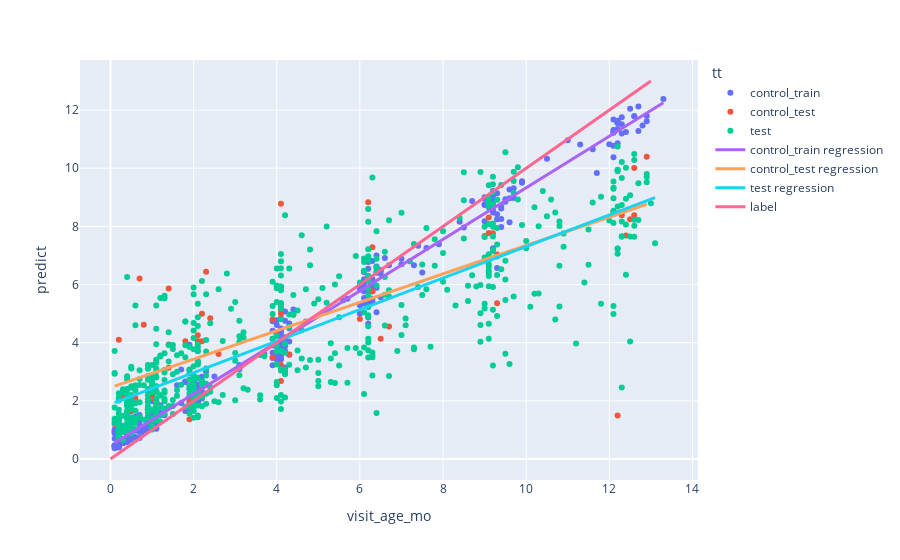

Notebook code cell kept with this figure:
### Markdown cell above
**Plotting the regressions results**
<br></br>
We will draw the regression results. Below in the x-axis we have the sample `visit_age_mo`, and in the y-axis we have the model `predict` 

<br></br>
On top of the points there are regrssion lines, splitted to different test\train categories. 
Click on a label from the legend to clear from the plot

### Code cell
regression_model=  RandomForestRegressor(**best_regress_params)

data = get_tt_data(merge_df,train_ratio=0.85)
X = data[0].iloc[:,:meta_idx].values
y = data[0].visit_age_mo
regression_model.fit(X,y)

merged_training_df = pd.concat(data)
predict = regression_model.predict(merged_training_df.iloc[:,:meta_idx].values)
label = merged_training_df.visit_age_mo
loss = abs(predict-label)
loss_arr = abs(predict-label)
# succ = np.count_nonzero(loss_arr < err_margin) / len(loss)
merged_training_df = merged_training_df.assign(predict=predict, label=label, loss=loss_arr)

merged_training_df.loc[pd.isna(merged_training_df.symptoms),'symptoms']='unknown'
fig = px.scatter(merged_training_df,x='visit_age_mo',y='predict',color='tt',custom_data=['symptoms','sampleID'])
fig.update_traces(
    hovertemplate="<br>".join([
        "predict %{y}, label: %{x}",
        "sampleID: %{customdata[1]}",
        "symptom: %{customdata[0]}"
    ])
)
draw_regresssion(merged_training_df,merged_training_df.tt == 'control_train',fig,'control_train regression')
draw_regresssion(merged_training_df,merged_training_df.tt == 'control_test',fig,'control_test regression')
draw_regresssion(merged_training_df,merged_training_df.tt == 'test',fig,'test regression')
draw_xy_line(fig)

### Figure 1 — Plotly figure (JSON) as saved in the notebook; plotly's stock layout.template omitted (floating-point values rounded to 4 significant figures; data arrays with more than 128 entries replaced by an {"elided": "..."} marker saying what was removed)
{"data": [{"customdata": {"elided": "352x2 str values"}, "hovertemplate": "predict %{y}, label: %{x}<br>sampleID: %{customdata[1]}<br>symptom: %{customdata[0]}", "legendgroup": "control_train", "marker": {"color": "#636efa", "symbol": "circle"}, "mode": "markers", "name": "control_train", "orientation": "v", "showlegend": true, "type": "scatter", "x": {"elided": "352 float values"}, "xaxis": "x", "y": {"elided": "352 float values"}, "yaxis": "y"}, {"customdata": {"elided": "70x2 str values"}, "hovertemplate": "predict %{y}, label: %{x}<br>sampleID: %{customdata[1]}<br>symptom: %{customdata[0]}", "legendgroup": "control_test", "marker": {"color": "#EF553B", "symbol": "circle"}, "mode": "markers", "name": "control_test", "orientation": "v", "showlegend": true, "type": "scatter", "x": [1.1, 1.8, 4.1, 6.3, 12.2, 0.2, 0.4, 1.1, 2.2, 4, 9.3, 12.1, 0.7, 1.4, 2.1, 4.1, 0.1, 0.4, 1.1, 2.6, 4.3, 9.2, 0.2, 1.1, 1.9, 4.1, 9.1, 12.6, 0.5, 1, 2.1, 3.9, 0.2, 1.4, 2.2, 4.1, 6.7, 12.9, 0.5, 1, 2.2, 3.9, 6, 12.4, 0.8, 1.9, 6.5, 9.3, 12.5, 0.6, 1, 2.1, 4.1, 6.3, 9, 1.4, 2.4, 4, 12.6, 0.2, 2.3, 4.1, 6.2, 9.1, 0.3, 4.4, 1.1, 4.1, 6.2, 12.3], "xaxis": "x", "y": [2.335, 4.045, 3.229, 7.279, 1.496, 1.017, 1.008, 1.91, 2.491, 4.272, 7.029, 8.491, 6.209, 5.862, 4.255, 8.78, 1.202, 1.471, 1.982, 3.613, 3.584, 7.761, 4.103, 1.537, 1.366, 2.683, 7.769, 8.379, 2.124, 2.146, 3.272, 3.492, 1.227, 3.139, 4.049, 5.001, 4.56, 10.39, 1.643, 2.511, 4.999, 4.798, 4.811, 7.684, 4.618, 2.033, 4.135, 5.354, 8.246, 2.096, 2.086, 4.049, 5.129, 5.766, 7.671, 3.939, 4.837, 5.953, 10.01, 1.419, 6.442, 4.851, 8.834, 8.304, 2.105, 4.963, 2.084, 5.921, 6.255, 8.382], "yaxis": "y"}, {"customdata": {"elided": "566x2 str values"}, "hovertemplate": "predict %{y}, label: %{x}<br>sampleID: %{customdata[1]}<br>symptom: %{customdata[0]}", "legendgroup": "test", "marker": {"color": "#00cc96", "symbol": "circle"}, "mode": "markers", "name": "test", "orientation": "v", "showlegend": true, "type": "scatter", "x": {"elided": "566 float values"}, "xaxis": "x", "y": {"elided": "566 float values"}, "yaxis": "y"}, {"line": {"width": 3}, "mode": "lines", "name": "control_train regression", "type": "scatter", "x": {"elided": "352 float values"}, "y": {"elided": "352 float values"}}, {"line": {"width": 3}, "mode": "lines", "name": "control_test regression", "type": "scatter", "x": [1.1, 1.8, 4.1, 6.3, 12.2, 0.2, 0.4, 1.1, 2.2, 4, 9.3, 12.1, 0.7, 1.4, 2.1, 4.1, 0.1, 0.4, 1.1, 2.6, 4.3, 9.2, 0.2, 1.1, 1.9, 4.1, 9.1, 12.6, 0.5, 1, 2.1, 3.9, 0.2, 1.4, 2.2, 4.1, 6.7, 12.9, 0.5, 1, 2.2, 3.9, 6, 12.4, 0.8, 1.9, 6.5, 9.3, 12.5, 0.6, 1, 2.1, 4.1, 6.3, 9, 1.4, 2.4, 4, 12.6, 0.2, 2.3, 4.1, 6.2, 9.1, 0.3, 4.4, 1.1, 4.1, 6.2, 12.3], "y": [2.996, 3.338, 4.461, 5.536, 8.419, 2.556, 2.654, 2.996, 3.533, 4.413, 7.002, 8.37, 2.8, 3.142, 3.484, 4.461, 2.507, 2.654, 2.996, 3.728, 4.559, 6.953, 2.556, 2.996, 3.386, 4.461, 6.904, 8.615, 2.702, 2.947, 3.484, 4.364, 2.556, 3.142, 3.533, 4.461, 5.732, 8.761, 2.702, 2.947, 3.533, 4.364, 5.39, 8.517, 2.849, 3.386, 5.634, 7.002, 8.566, 2.751, 2.947, 3.484, 4.461, 5.536, 6.856, 3.142, 3.631, 4.413, 8.615, 2.556, 3.582, 4.461, 5.487, 6.904, 2.605, 4.608, 2.996, 4.461, 5.487, 8.468]}, {"line": {"width": 3}, "mode": "lines", "name": "test regression", "type": "scatter", "x": {"elided": "566 float values"}, "y": {"elided": "566 float values"}}, {"line": {"width": 3}, "mode": "lines", "name": "label", "type": "scatter", "x": [0, 1, 2, 3, 4, 5, 6, 7, 8, 9, 10, 11, 12, 13], "y": [0, 1, 2, 3, 4, 5, 6, 7, 8, 9, 10, 11, 12, 13]}], "layout": {"legend": {"title": {"text": "tt"}, "tracegroupgap": 0}, "margin": {"t": 60}, "xaxis": {"anchor": "y", "domain": [0, 1], "title": {"text": "visit_age_mo"}}, "yaxis": {"anchor": "x", "domain": [0, 1], "title": {"text": "predict"}}}}
